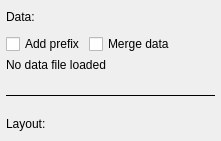
         <widget class="QFrame" name="frameFile">
          <layout class="QVBoxLayout" name="verticalLayout_4">
           <property name="spacing">
            <number>4</number>
           </property>
           <property name="leftMargin">
            <number>6</number>
           </property>
           <property name="topMargin">
            <number>4</number>
           </property>
           <property name="rightMargin">
            <number>6</number>
           </property>
           <property name="bottomMargin">
            <number>4</number>
           </property>
           <item>
            <layout class="QHBoxLayout" name="horizontalLayout_3" stretch="0,0,1,0,0">
             <item>
              <widget class="QLabel" name="label_4">
               <property name="text">
                <string>Data:</string>
               </property>
              </widget>
             </item>
             <item>
              <widget class="QPushButton" name="buttonLoadDatafile">
               <property name="minimumSize">
                <size>
                 <width>26</width>
                 <height>26</height>
                </size>
               </property>
               <property name="maximumSize">
                <size>
                 <width>26</width>
                 <height>26</height>
                </size>
               </property>
               <property name="focusPolicy">
                <enum>Qt::NoFocus</enum>
               </property>
               <property name="toolTip">
                <string>&lt;html&gt;&lt;head/&gt;&lt;body&gt;&lt;p&gt;Load data from file&lt;/p&gt;&lt;/body&gt;&lt;/html&gt;</string>
               </property>
               <property name="text">
                <string/>
               </property>
               <property name="icon">
                <iconset resource="resource.qrc">
                 <normaloff>:/resources/svg/import.svg</normaloff>:/resources/svg/import.svg</iconset>
               </property>
               <property name="iconSize">
                <size>
                 <width>22</width>
                 <height>22</height>
                </size>
               </property>
               <property name="flat">
                <bool>true</bool>
               </property>
              </widget>
             </item>
             <item>
              <spacer name="horizontalSpacer">
               <property name="orientation">
                <enum>Qt::Horizontal</enum>
               </property>
               <property name="sizeHint" stdset="0">
                <size>
                 <width>60</width>
                 <height>20</height>
                </size>
               </property>
              </spacer>
             </item>
             <item>
              <widget class="QPushButton" name="buttonReloadData">
               <property name="enabled">
                <bool>false</bool>
               </property>
               <property name="toolTip">
                <string>&lt;html&gt;&lt;head/&gt;&lt;body&gt;&lt;p&gt;&lt;span style=&quot; font-weight:700;&quot;&gt;Quick Reload&lt;/span&gt;&lt;/p&gt;&lt;p&gt;Reload the last file, keeping exactly the same configuration.&lt;/p&gt;&lt;/body&gt;&lt;/html&gt;</string>
               </property>
               <property name="text">
                <string/>
               </property>
               <property name="icon">
                <iconset resource="resource.qrc">
                 <normaloff>:/resources/svg/reload.svg</normaloff>:/resources/svg/reload.svg</iconset>
               </property>
               <property name="iconSize">
                <size>
                 <width>22</width>
                 <height>22</height>
                </size>
               </property>
               <property name="flat">
                <bool>true</bool>
               </property>
              </widget>
             </item>
             <item>
              <widget class="QPushButton" name="buttonRecentData">
               <property name="minimumSize">
                <size>
                 <width>26</width>
                 <height>26</height>
                </size>
               </property>
               <property name="maximumSize">
                <size>
                 <width>26</width>
                 <height>26</height>
                </size>
               </property>
               <property name="toolTip">
                <string>&lt;html&gt;&lt;head/&gt;&lt;body&gt;&lt;p&gt;Recent data files&lt;/p&gt;&lt;/body&gt;&lt;/html&gt;</string>
               </property>
               <property name="text">
                <string/>
               </property>
               <property name="icon">
                <iconset resource="resource.qrc">
                 <normaloff>:/resources/svg/play_arrow.svg</normaloff>:/resources/svg/play_arrow.svg</iconset>
               </property>
               <property name="iconSize">
                <size>
                 <width>12</width>
                 <height>12</height>
                </size>
               </property>
               <property name="flat">
                <bool>true</bool>
               </property>
              </widget>
             </item>
            </layout>
           </item>
           <item>
            <layout class="QHBoxLayout" name="horizontalLayout_14">
             <property name="topMargin">
              <number>0</number>
             </property>
             <item>
              <widget class="QCheckBox" name="checkBoxAddPrefix">
               <property name="toolTip">
                <string>&lt;html&gt;&lt;head/&gt;&lt;body&gt;&lt;p&gt;Useful when comparing 2 or more files containing the same timeseries.&lt;br/&gt;&lt;br/&gt;You will be asked to add a prefix to the name of the timeseries, and you will &lt;span style=&quot; font-weight:704;&quot;&gt;not&lt;/span&gt; remove previously loaded data.&lt;/p&gt;&lt;/body&gt;&lt;/html&gt;</string>
               </property>
               <property name="text">
                <string>Add prefix</string>
               </property>
              </widget>
             </item>
             <item>
              <widget class="QCheckBox" name="checkBoxMergeData">
               <property name="toolTip">
                <string>&lt;html&gt;&lt;head/&gt;&lt;body&gt;&lt;p&gt;When loading a file, don't replace timeseries with the same name, but merge them instead.&lt;/p&gt;&lt;p&gt;If this is not checked, new data will replace the old one (default)&lt;/p&gt;&lt;/body&gt;&lt;/html&gt;</string>
               </property>
               <property name="text">
                <string>Merge data</string>
               </property>
              </widget>
             </item>
             <item>
              <spacer name="horizontalSpacer_4">
               <property name="orientation">
                <enum>Qt::Horizontal</enum>
               </property>
               <property name="sizeHint" stdset="0">
                <size>
                 <width>40</width>
                 <height>20</height>
                </size>
               </property>
              </spacer>
             </item>
            </layout>
           </item>
           <item>
            <widget class="QLabel" name="labelLoadedFiles">
             <property name="sizePolicy">
              <sizepolicy hsizetype="Expanding" vsizetype="Fixed">
               <horstretch>0</horstretch>
               <verstretch>0</verstretch>
              </sizepolicy>
             </property>
             <property name="minimumSize">
              <size>
               <width>0</width>
               <height>32</height>
              </size>
             </property>
             <property name="maximumSize">
              <size>
               <width>16777215</width>
               <height>48</height>
              </size>
             </property>
             <property name="focusPolicy">
              <enum>Qt::NoFocus</enum>
             </property>
             <property name="toolTip">
              <string>Currently opened data file</string>
             </property>
             <property name="text">
              <string>No data file loaded</string>
             </property>
             <property name="alignment">
              <set>Qt::AlignLeading|Qt::AlignLeft|Qt::AlignTop</set>
             </property>
             <property name="wordWrap">
              <bool>true</bool>
             </property>
             <property name="textInteractionFlags">
              <set>Qt::NoTextInteraction</set>
             </property>
            </widget>
           </item>
           <item>
            <widget class="Line" name="line">
             <property name="frameShadow">
              <enum>QFrame::Plain</enum>
             </property>
             <property name="orientation">
              <enum>Qt::Horizontal</enum>
             </property>
            </widget>
           </item>
           <item>
            <layout class="QHBoxLayout" name="horizontalLayout_11">
             <property name="topMargin">
              <number>10</number>
             </property>
             <item>
              <widget class="QLabel" name="label_9">
               <property name="text">
                <string>Layout:</string>
               </property>
              </widget>
             </item>
             <item>
              <widget class="QPushButton" name="buttonLoadLayout">
               <property name="minimumSize">
                <size>
                 <width>26</width>
                 <height>26</height>
                </size>
               </property>
               <property name="maximumSize">
                <size>
                 <width>26</width>
                 <height>26</height>
                </size>
               </property>
               <property name="focusPolicy">
                <enum>Qt::NoFocus</enum>
               </property>
               <property name="toolTip">
                <string>&lt;html&gt;&lt;head/&gt;&lt;body&gt;&lt;p&gt;Load data and window/plots layout&lt;/p&gt;&lt;/body&gt;&lt;/html&gt;</string>
               </property>
               <property name="text">
                <string/>
               </property>
               <property name="icon">
                <iconset resource="resource.qrc">
                 <normaloff>:/resources/svg/import.svg</normaloff>:/resources/svg/import.svg</iconset>
               </property>
               <property name="iconSize">
                <size>
                 <width>22</width>
                 <height>22</height>
                </size>
               </property>
               <property name="flat">
                <bool>true</bool>
               </property>
              </widget>
             </item>
             <item>
              <widget class="QPushButton" name="buttonSaveLayout">
               <property name="minimumSize">
                <size>
                 <width>26</width>
                 <height>26</height>
                </size>
               </property>
               <property name="maximumSize">
                <size>
                 <width>26</width>
                 <height>26</height>
                </size>
               </property>
               <property name="focusPolicy">
                <enum>Qt::NoFocus</enum>
               </property>
               <property name="toolTip">
                <string>&lt;html&gt;&lt;head/&gt;&lt;body&gt;&lt;p&gt;Save window/plots layout&lt;/p&gt;&lt;/body&gt;&lt;/html&gt;</string>
               </property>
               <property name="text">
                <string/>
               </property>
               <property name="icon">
                <iconset resource="resource.qrc">
                 <normaloff>:/resources/svg/export.svg</normaloff>:/resources/svg/export.svg</iconset>
               </property>
               <property name="iconSize">
                <size>
                 <width>22</width>
                 <height>22</height>
                </size>
               </property>
               <property name="flat">
                <bool>true</bool>
               </property>
              </widget>
             </item>
             <item>
              <spacer name="horizontalSpacer_3">
               <property name="orientation">
                <enum>Qt::Horizontal</enum>
               </property>
               <property name="sizeHint" stdset="0">
                <size>
                 <width>40</width>
                 <height>20</height>
                </size>
               </property>
              </spacer>
             </item>
             <item>
              <widget class="QPushButton" name="buttonRecentLayout">
               <property name="sizePolicy">
                <sizepolicy hsizetype="Minimum" vsizetype="Fixed">
                 <horstretch>0</horstretch>
                 <verstretch>0</verstretch>
                </sizepolicy>
               </property>
               <property name="minimumSize">
                <size>
                 <width>26</width>
                 <height>26</height>
                </size>
               </property>
               <property name="maximumSize">
                <size>
                 <width>26</width>
                 <height>26</height>
                </size>
               </property>
               <property name="toolTip">
                <string>&lt;html&gt;&lt;head/&gt;&lt;body&gt;&lt;p&gt;Recent layout files&lt;/p&gt;&lt;/body&gt;&lt;/html&gt;</string>
               </property>
               <property name="text">
                <string/>
               </property>
               <property name="icon">
                <iconset resource="resource.qrc">
                 <normaloff>:/resources/svg/play_arrow.svg</normaloff>:/resources/svg/play_arrow.svg</iconset>
               </property>
               <property name="iconSize">
                <size>
                 <width>12</width>
                 <height>12</height>
                </size>
               </property>
               <property name="flat">
                <bool>true</bool>
               </property>
              </widget>
             </item>
            </layout>
           </item>
          </layout>
         </widget>
